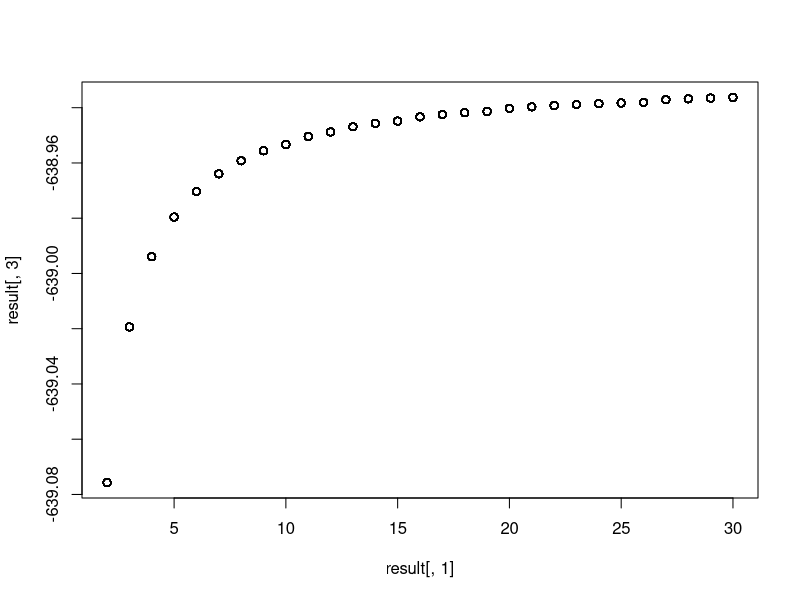

Here is the R script that generated this plot:
# Derivative of t density function
fprime <- function(x, nu) {
  return (dt(x,nu)*(-(nu+1)*x/(nu+x^2)))
}

# Calculate log likelihood 
llik <- function(x,y,p,nu,beta) {
  return (sum( y*log(p) + (1-y)*log(1-p) ))
}

# First derivative of llik
lprime <- function(x, y, p, nu, beta ){
  return (sum(
    y/p*dt(x*beta,nu)*x + (1-y)/(1-p)*(-dt(x*beta,nu)*x)))
}

# Second derivative of llik
ldoubleprime <- function(x, y, p, nu, beta) {
  return (sum(
    y*( 1/p* fprime(x*beta,nu)*x^2 - dt(x*beta,nu)^2*x^2/(p^2) ) +
      (1-y)* (1/(1-p)*(-fprime(x*beta,nu)*x^2)- dt(x*beta,nu)^2*x^2/((1-p)^2))
  )
  )
}

# Simulate x, y values
x = c(rep(1,500), rep(2,500))
p = pt(.3*x, 5)  		# Can try other p's here
y = rbinom(1000, 1, p)

for(j in 1:250){
  beta = NA
  oldbeta = 0
  i = 0
  result = matrix(NA, nrow = 29, ncol = 3)
  
  for(nu in 2:30){
    repeat{
      p = pt(x*oldbeta, nu)
      #print(c(oldbeta, llik(x,y,p,nu,oldbeta)))
      newbeta = oldbeta - 
        lprime(x,y,p,nu,oldbeta)/ldoubleprime(x,y,p,nu,oldbeta)
      beta = c(beta, newbeta)
      if (abs(oldbeta-newbeta) <=.001) {
        i = i + 1
        #print(c(newbeta, llik(x,y,p,nu,newbeta)))
        result[i,1] = nu
        result[i,2] = newbeta
        result[i,3] = llik(x,y,p,nu,newbeta)
        break
      }
      oldbeta = newbeta
    }
  }

if(j == 1){
  plot(result[,1],result[,3])
} else {
  points(result[,1],result[,3])
}

}
 



